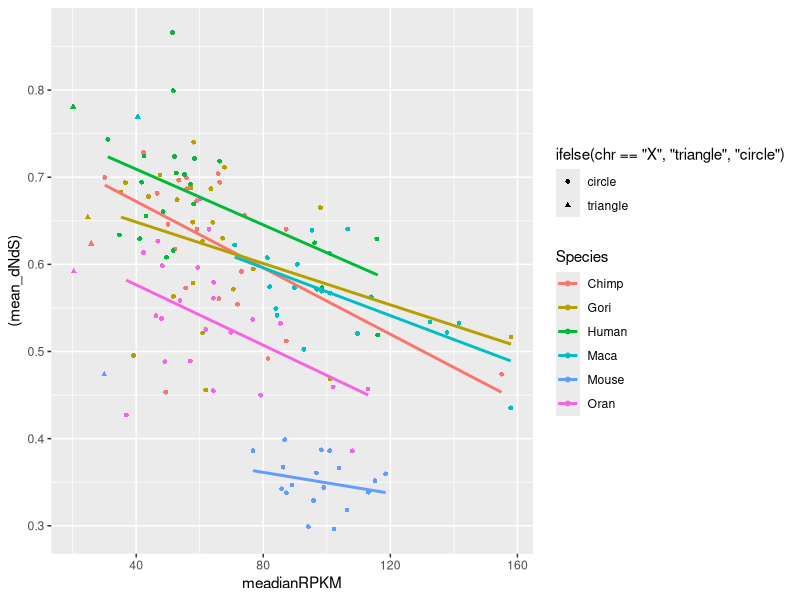

This chart was generated by the following R code:
## ---- chunk 1
library(tidyverse)
# To load mammals ... CHECK YOUR PATH ... if it fails check where you are --> getwd() ;-)
mammals <- read_csv(file = "exercises/wk4/dataset.01.rsbl20150010supp1.csv")
dim(mammals)
summary(mammals) # never hurts to peek again quickly at the data
## ---- chunk 2
mammals <- mammals %>% mutate(expression = log10(RPKM + 1))
## ---- chunk 3
df_species_means <- mammals %>%
    group_by(Species) %>%
    summarise(
        meandN = mean(dN),
        meandS = mean(dS),
        n = n()
    ) %>%
    mutate(meandNdS = meandN / meandS)
## ---- chunk 4
head(df_species_means) %>%
    knitr::kable(format = "pandoc")
## ---- chunk 5
mammalsmeans <- mammals %>%
    group_by(Species, chr) %>%
    summarise(
        meandN = mean(dN),
        meandS = mean(dS),
        n = n(),
        meadianRPKM = median(RPKM), sd = sd(RPKM)
    ) %>%
    mutate(mean_dNdS = meandN / meandS)
## ---- chunk 6
mammalsmeans %>% ggplot(aes(x = meadianRPKM, y = (mean_dNdS), color = Species, shape = ifelse(chr == "X", "triangle", "circle"))) +
    geom_point(size = 1.3, aes(size = ifelse(shape == "triangle", 3, 1.3))) +
    geom_smooth(method = "lm", se = FALSE)
